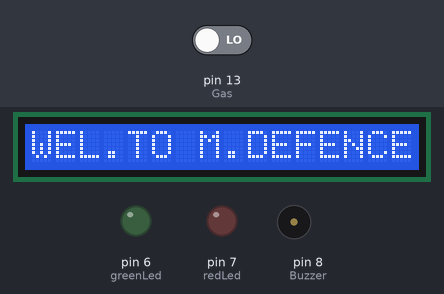
Bench run of a sketch on a simulated Arduino Uno, built with avr-gcc and run on an emulated ATmega328P. Parts: 16×1 character LCD, output pins drawn as LEDs (lit = HIGH), buzzer (waves = sounding, pin HIGH). The test bench sets the inputs (shaded band); at power-on: pin 13 (Gas) LOW. The modem accepts every AT command (registered, SIM ready, sends succeed) and sends nothing else; what the sketch prints to the serial monitor is not drawn.

Above: at 0.1 s.
At 12.6 s:
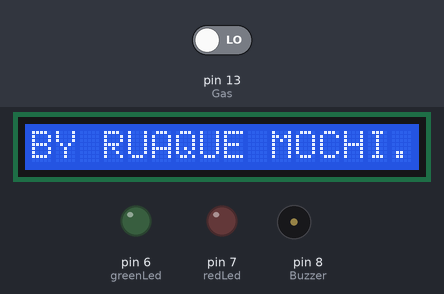
At 20.2 s:
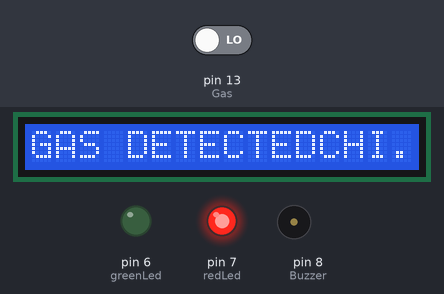
At 24.2 s:
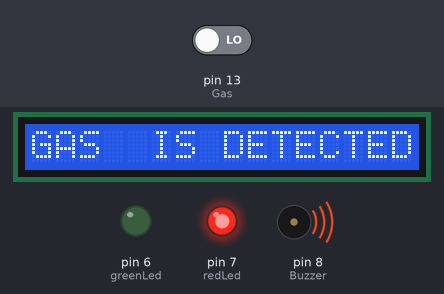
Timing chart, 0 to 25.7 s (numbered marks = the images above):
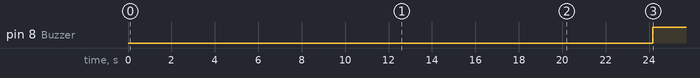

Measured:
- by itself, pin 8 (Buzzer): LOW → HIGH at 24.2 s
- what the display in image 1 shows lasts 7.6 s, from 12.6 s to 20.2 s
- what the display in image 2 shows lasts 1.0 s, from 20.2 s to 21.2 s

The sketch:

Original_Project_Source_Code.ino
```cpp
  #include<LiquidCrystal.h>
  #include <SoftwareSerial.h>
  SoftwareSerial mySerial(9,10); //(TX, RX)
  LiquidCrystal lcd(12 , 11 , 5 ,4 ,3 ,2);

  int Gas = 13;
  int Buzzer = 8;
  int redLed = 7;
  int greenLed = 6;

  void setup() {
      lcd.begin(16, 1);
      lcd.setCursor(0,1);
      lcd.print("WEL.TO M.DEFENCE");
          delay(6000);
      lcd.setCursor(0,1);
      lcd.print("DESIGN PROJECT...");
          delay(6500);
      lcd.setCursor(0,1);
      lcd.print("BY RUAQUE MOCHI");
          delay(6000);
       digitalWrite(redLed, HIGH);
          delay(1500);
      mySerial.begin(9600);   // Setting the baud rate of GSM Module
      Serial.begin(9600);
      Serial.println ("GSM SIM900a IS READY");
         delay(100);
       pinMode(Gas , INPUT);
       pinMode(Buzzer, OUTPUT);
       pinMode(redLed, OUTPUT);
       pinMode(greenLed, OUTPUT);
  }

  void loop() {
  int readGas= 0;
    readGas = digitalRead(Gas);
  if(readGas == 1){
       lcd.setCursor(0,1);
       lcd.print("GAS NOT DETECTED");
       digitalWrite(redLed ,LOW);
       digitalWrite(greenLed, HIGH);
       digitalWrite(Buzzer, LOW);
         }
 if(readGas == 0){
      lcd.setCursor(0,1);
      lcd.print("GAS DETECTED");
      delay(1000);
      lcd.setCursor(0,1);
      lcd.print("SENDING MESSAGES");
          delay(3000);
      lcd.setCursor(0,1);
      lcd.print("GAS  IS DETECTED");
      digitalWrite(greenLed, LOW);
      digitalWrite(Buzzer, HIGH);
      digitalWrite(redLed , HIGH);
          SendMessage();
            delay(1000);
          SendMessage();
            delay(1000);
          SendMessage();
            delay(1000);
      lcd.setCursor(0,1);
      lcd.print("calling");
          delay(2000);
          MakeCall();
            delay(1500);
     }
    delay(3000);
  }
 void SendMessage()
 {
    Serial.println ("Sending Messages");
   mySerial.println("AT+CMGF=1");    //Sets the GSM Module in Text Mode
             delay(1000);
    Serial.println ("Set SMS Number");
   mySerial.println("AT+CMGS=\"+237676612708\"\r"); //Mobile phone number to send message
            delay(500);
    //Serial.println ("Set SMS Number");
  // mySerial.println("AT+CMGS=\"+237672632153\"\r"); //Mobile phone number to send message
           // delay(500);
    Serial.println ("Set SMS Content");
    mySerial.println("GAS LEACKAGE IS ON");// Messsage content
            delay(1000);
            Serial.println ("Set SMS Content");
    mySerial.println("TAKE IMMEDIATE");// Messsage content
            delay(1000);
             Serial.println ("Set SMS Content");
    mySerial.println("ACTION NOW!!!!");// Messsage content
            delay(1000);
    Serial.println ("Finish");
   mySerial.println((char)26);// ASCII code of CTRL+Z
            delay(1000);
    Serial.println ("Message has been sent to Florentino");
 }
 void MakeCall()
{
  mySerial.println("ATD+237676612708;"); // ATDxxxxxxxxxx; -- watch out here for semicolon at the end!!
  Serial.println("Calling   "); // print response over serial port
   delay(1500);
}
```
